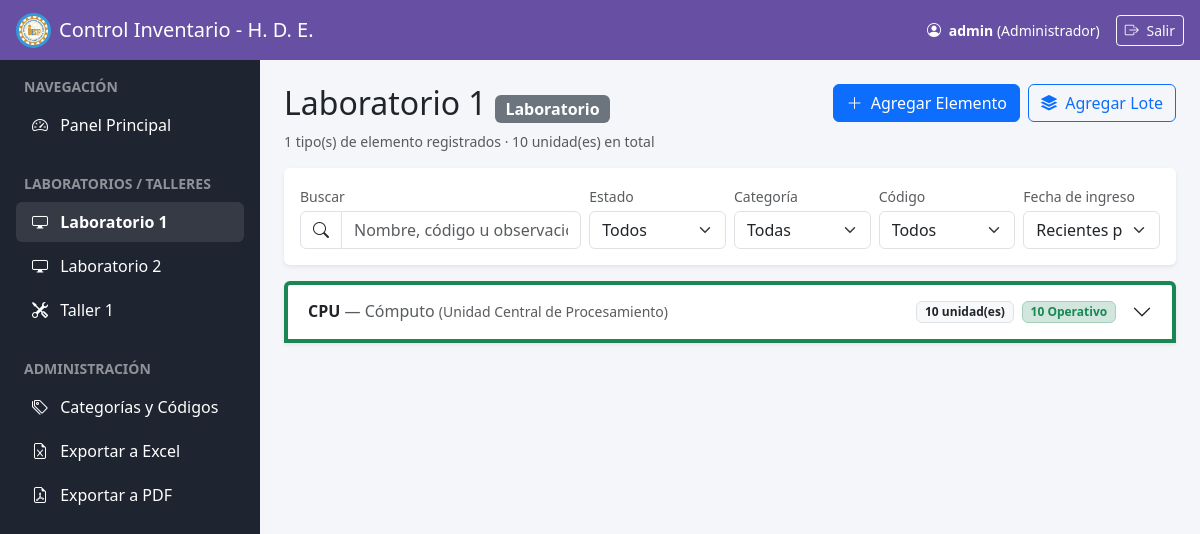
The app's page /seccion/1 (signed in) with its own data.
### tables this page shows
CREATE TABLE secciones (
                id INTEGER PRIMARY KEY AUTOINCREMENT,
                nombre TEXT NOT NULL,
                tipo TEXT NOT NULL
            );

CREATE TABLE codigos (
                id INTEGER PRIMARY KEY AUTOINCREMENT,
                categoria_id INTEGER NOT NULL,
                prefijo TEXT UNIQUE NOT NULL,
                descripcion TEXT,
                contador INTEGER NOT NULL DEFAULT 0,
                FOREIGN KEY (categoria_id) REFERENCES categorias (id)
            );

CREATE TABLE elementos (
                id INTEGER PRIMARY KEY AUTOINCREMENT,
                codigo TEXT UNIQUE NOT NULL,
                nombre TEXT NOT NULL,
                categoria TEXT NOT NULL,
                categoria_id INTEGER,
                codigo_id INTEGER,
                cantidad INTEGER NOT NULL DEFAULT 1,
                estado TEXT NOT NULL,
                observaciones TEXT,
                seccion_id INTEGER NOT NULL, fecha_ingreso TEXT,
                FOREIGN KEY (seccion_id) REFERENCES secciones (id),
                FOREIGN KEY (categoria_id) REFERENCES categorias (id),
                FOREIGN KEY (codigo_id) REFERENCES codigos (id)
            );

### app.py (the view)
@app.route('/seccion/<int:seccion_id>')
@login_required
def ver_seccion(seccion_id):
    db = get_db()
    secciones = db.execute("SELECT * FROM secciones").fetchall()
    seccion_actual = db.execute("SELECT * FROM secciones WHERE id = ?", (seccion_id,)).fetchone()
    elementos = db.execute(
        "SELECT * FROM elementos WHERE seccion_id = ? ORDER BY fecha_ingreso DESC, id DESC",
        (seccion_id,)
    ).fetchall()
    categorias = db.execute("SELECT * FROM categorias ORDER BY nombre").fetchall()
    codigos = db.execute("SELECT * FROM codigos ORDER BY prefijo").fetchall()
    prefijo_por_codigo_id = {c['id']: c['prefijo'] for c in codigos}
    descripcion_por_prefijo = {c['prefijo']: (c['descripcion'] or '') for c in codigos}
    grupos_dict = {}
    for elem in elementos:
        if elem['codigo_id'] and elem['codigo_id'] in prefijo_por_codigo_id:
            prefijo = prefijo_por_codigo_id[elem['codigo_id']]
        else:
            codigo_texto = elem['codigo'] or ''
            prefijo = codigo_texto.split('-')[0] if '-' in codigo_texto else codigo_texto
        if prefijo not in grupos_dict:
            grupos_dict[prefijo] = {
                'prefijo': prefijo,
                'categoria': elem['categoria'],
                'descripcion': descripcion_por_prefijo.get(prefijo, ''),
                'elementos': []
            }
        grupos_dict[prefijo]['elementos'].append(elem)
    grupos = []
    for prefijo, g in grupos_dict.items():
        elementos_grupo = g['elementos']
        fechas = [i['fecha_ingreso'] for i in elementos_grupo if i['fecha_ingreso']]
        grupos.append({
            'prefijo': prefijo,
            'categoria': g['categoria'],
            'descripcion': g['descripcion'],
            'elementos': elementos_grupo,
            'cantidad_registros': len(elementos_grupo),
            'total_cantidad': sum(i['cantidad'] for i in elementos_grupo),
            'operativos': sum(i['cantidad'] for i in elementos_grupo if i['estado'] == 'Operativo'),
            'mantenimiento': sum(i['cantidad'] for i in elementos_grupo if i['estado'] == 'Mantenimiento'),
            'inoperativos': sum(i['cantidad'] for i in elementos_grupo if i['estado'] == 'Inoperativo'),
            'fecha_reciente': max(fechas) if fechas else ''
        })
    grupos.sort(key=lambda g: g['fecha_reciente'], reverse=True)
    categorias_presentes = sorted({g['categoria'] for g in grupos})
    prefijos_presentes = sorted({g['prefijo'] for g in grupos})
    return render_template('inventario.html',
                           secciones=secciones,
                           seccion_actual=seccion_actual,
                           grupos=grupos,
                           categorias=categorias,
                           codigos=codigos,
                           categorias_presentes=categorias_presentes,
                           prefijos_presentes=prefijos_presentes)

### app.py (called while the page is built)
def get_db():
    conn = sqlite3.connect(DATABASE)
    conn.row_factory = sqlite3.Row
    return conn

def login_required(f):
    @wraps(f)
    def decorated_function(*args, **kwargs):
        if 'username' not in session:
            return redirect(url_for('login'))
        return f(*args, **kwargs)
    return decorated_function

### templates/inventario.html (shortened to what this page needs)
{% extends 'base.html' %}
{% block content %}
<div class="d-flex justify-content-between align-items-center mb-2 flex-wrap gap-2">
    <h2 class="mb-0">{{ seccion_actual.nombre }} <span class="badge bg-secondary fs-6">{{ seccion_actual.tipo }}</span></h2>
    {% if session['rol'] in ['Administrador', 'Auxiliar'] %}
    <div class="d-flex gap-2">
        <button class="btn btn-primary" data-bs-toggle="modal" data-bs-target="#modalAgregarUnico">
            <i class="bi bi-plus-lg me-1"></i> Agregar Elemento
        </button>
        <button class="btn btn-outline-primary" data-bs-toggle="modal" data-bs-target="#modalAgregarLote">
            <i class="bi bi-stack me-1"></i> Agregar Lote
        </button>
    </div>
    {% endif %}
</div>
<p class="text-muted small mb-3">
    {{ grupos|length }} tipo(s) de elemento registrados · {{ grupos|sum(attribute='total_cantidad') }} unidad(es) en total
</p>
<div class="card shadow-sm mb-3 border-0">
    <div class="card-body py-3">
        <div class="row g-2 align-items-end">
            <div class="col-12 col-md-4">
                <label class="form-label small text-muted mb-1">Buscar</label>
                <div class="input-group">
                    <span class="input-group-text bg-white"><i class="bi bi-search"></i></span>
                    <input type="text" id="filtroBusqueda" class="form-control" placeholder="Nombre, código u observaciones...">
                </div>
            </div>
            <div class="col-6 col-md-2">
                <label class="form-label small text-muted mb-1">Estado</label>
                <select id="filtroEstado" class="form-select">
                    <option value="">Todos</option>
                </select>
            </div>
            <div class="col-6 col-md-2">
                <label class="form-label small text-muted mb-1">Categoría</label>
                <select id="filtroCategoria" class="form-select">
                    <option value="">Todas</option>
                </select>
            </div>
            <div class="col-6 col-md-2">
                <label class="form-label small text-muted mb-1">Código</label>
                <select id="filtroCodigo" class="form-select">
                    <option value="">Todos</option>
                </select>
            </div>
            <div class="col-6 col-md-2">
                <label class="form-label small text-muted mb-1">Fecha de ingreso</label>
                <select id="filtroOrden" class="form-select">
                    <option value="desc">Recientes primero</option>
                </select>
            </div>
        </div>
    </div>
</div>
<div class="accordion" id="accordionInventario">
    {% for grupo in grupos %}
    <div class="accordion-item grupo-item mb-2 shadow-sm {% if grupo.inoperativos > 0 %}border-start border-4 border-danger{% elif grupo.mantenimiento > 0 %}border-start border-4 border-warning{% else %}border-start border-4 border-success{% endif %}"
         data-categoria="{{ grupo.categoria }}" data-prefijo="{{ grupo.prefijo }}" data-fecha="{{ grupo.fecha_reciente }}">
        <h2 class="accordion-header" id="heading{{ loop.index }}">
            <button class="accordion-button collapsed" type="button" data-bs-toggle="collapse"
                    data-bs-target="#colapso{{ loop.index }}" aria-expanded="false" aria-controls="colapso{{ loop.index }}">
                <div class="d-flex justify-content-between align-items-center w-100 me-3 flex-wrap gap-2">
                    <div>
                        <span class="fw-bold">{{ grupo.prefijo }}</span>
                        <span class="text-muted">— {{ grupo.categoria }}</span>
                        {% if grupo.descripcion %}<span class="text-muted small">({{ grupo.descripcion }})</span>{% endif %}
                    </div>
                    <div class="d-flex gap-2 flex-wrap">
                        <span class="badge bg-light text-dark border">{{ grupo.total_cantidad }} unidad(es)</span>
                        {% if grupo.operativos > 0 %}
                        <span class="badge bg-success-subtle text-success border border-success-subtle">{{ grupo.operativos }} Operativo</span>
                        {% endif %}
                    </div>
                </div>
            </button>
        </h2>
    </div>
    {% else %}
    <div class="card shadow-sm border-0">
        <div class="card-body text-center text-muted py-5">No hay elementos registrados en esta sección.</div>
    </div>
    {% endfor %}
</div>
{% endblock %}

### templates/base.html (shortened to what this page needs)
<!DOCTYPE html>
<html lang="es">
<head>
    <link href="https://cdn.jsdelivr.net/npm/bootstrap@5.3.0/dist/css/bootstrap.min.css" rel="stylesheet">
    <link href="https://cdn.jsdelivr.net/npm/bootstrap-icons@1.10.0/font/bootstrap-icons.css" rel="stylesheet">
</head>
<body>
    <nav class="navbar top-navbar px-3 d-flex justify-content-between">
        <div class="d-flex align-items-center gap-2">
            <div class="circulo-imagen">
                <img src="{{ url_for('static', filename='resources/Escudo.jpg') }}" alt="Escudo">
            </div>
            <span class="navbar-brand mb-0 h1 text-white">Control Inventario - H. D. E.</span>
        </div>
        <div class="text-white small d-flex align-items-center gap-3">
            <span><i class="bi bi-person-circle me-1"></i> <strong>{{ session['username'] }}</strong> ({{ session['rol'] }})</span>
            <a href="{{ url_for('logout') }}" class="btn btn-sm btn-outline-light"><i class="bi bi-box-arrow-right me-1"></i> Salir</a>
        </div>
    </nav>
    <div class="main-wrapper">
        <nav class="sidebar p-3">
            <div class="sidebar-heading text-uppercase text-white-50 fw-bold small px-2 mb-2">Navegación</div>
            <div class="list-group list-group-flush mb-4">
                <a href="{{ url_for('dashboard') }}" class="list-group-item list-group-item-action bg-transparent text-white border-0 rounded mb-1 {% if request.endpoint == 'dashboard' %}active-link{% endif %}">
                    <i class="bi bi-speedometer2 me-2"></i> Panel Principal
                </a>
            </div>
            <div class="sidebar-heading text-uppercase text-white-50 fw-bold small px-2 mb-2">Laboratorios / Talleres</div>
            <div class="list-group list-group-flush mb-4">
                {% for sec in secciones %}
                    <a href="{{ url_for('ver_seccion', seccion_id=sec.id) }}" class="list-group-item list-group-item-action bg-transparent text-white border-0 rounded mb-1 {% if seccion_actual and seccion_actual.id == sec.id %}active-link{% endif %}">
                        {% if sec.tipo == 'Laboratorio' %}<i class="bi bi-display me-2"></i>{% else %}<i class="bi bi-tools me-2"></i>{% endif %}
                        {{ sec.nombre }}
                    </a>
                {% endfor %}
            </div>
            {% if session['rol'] == 'Administrador' %}
            <div class="sidebar-heading text-uppercase text-white-50 fw-bold small px-2 mb-2">Administración</div>
            <div class="list-group list-group-flush">
                <a href="{{ url_for('categorias') }}" class="list-group-item list-group-item-action bg-transparent text-white border-0 rounded mb-1 {% if request.endpoint == 'categorias' %}active-link{% endif %}">
                    <i class="bi bi-tags me-2"></i> Categorías y Códigos
                </a>
                <a href="{{ url_for('exportar_excel') }}" class="list-group-item list-group-item-action bg-transparent text-white border-0 rounded mb-1">
                    <i class="bi bi-file-earmark-excel me-2"></i> Exportar a Excel
                </a>
                <a href="{{ url_for('exportar_pdf') }}" class="list-group-item list-group-item-action bg-transparent text-white border-0 rounded mb-1">
                    <i class="bi bi-file-earmark-pdf me-2"></i> Exportar a PDF
                </a>
            </div>
            {% endif %}
        </nav>
        <main class="content-area p-4">
            {% block content %}{% endblock %}
        </main>
    </div>
</body>
</html>

### templates/base.html (style rules this page uses)
body { background-color: #f4f6f9; overflow: hidden; }
.top-navbar { height: 60px; background-color: #6750a4; position: fixed; top: 0; left: 0; width: 100%; z-index: 1030; }
.main-wrapper { margin-top: 60px; display: flex; height: calc(100vh - 60px); }
.sidebar { width: 260px; background-color: #1e2430; position: fixed; top: 60px; bottom: 0; left: 0; overflow-y: auto; z-index: 1020; }
.content-area { margin-left: 260px; width: calc(100% - 260px); height: calc(100vh - 60px); overflow-y: auto; }
.active-link { background-color: rgba(255, 255, 255, 0.1) !important; font-weight: bold; }
.circulo-imagen { width: 35px; height: 35px; border-radius: 50%; overflow: hidden; display: flex; justify-content: center; align-items: center; border: 3px solid #3498db; }
.circulo-imagen img { width: 100%; height: 100%; object-fit: cover; }

### records on screen
secciones: nombre "Laboratorio 1", tipo "Laboratorio"
secciones: tipo "Laboratorio" (drawn), nombre "Laboratorio 2"
secciones: tipo "Taller" (drawn), nombre "Taller 1"
codigos: prefijo "CPU", descripcion "Unidad Central de Procesamiento"
elementos: categoria "Cómputo"

### other values on screen
{{ session['username'] }} "admin"
{{ session['rol'] }} "Administrador"
{{ grupos|length }} "1"
{{ grupos|sum(attribute='total_cantidad') }} "10"
{{ grupo.total_cantidad }} "10"
{{ grupo.operativos }} "10"
